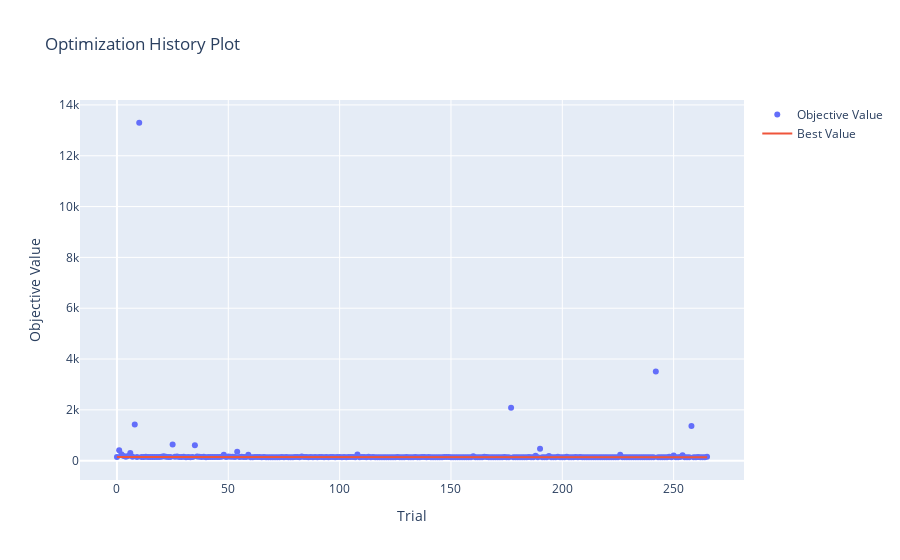

Here is the notebook cell this chart was saved with:
### Code cell
# Gráfico de historial de optimización
plot_optimization_history(study)

### Figure 1 — Plotly figure (JSON) as saved in the notebook; plotly's stock layout.template omitted (floating-point values rounded to 4 significant figures; data arrays with more than 128 entries replaced by an {"elided": "..."} marker saying what was removed)
{"data": [{"mode": "markers", "name": "Objective Value", "type": "scatter", "x": {"elided": "266 int values"}, "y": {"elided": "266 float values"}}, {"mode": "lines", "name": "Best Value", "type": "scatter", "x": {"elided": "266 int values"}, "y": {"elided": "266 float values"}}, {"marker": {"color": "#cccccc"}, "mode": "markers", "name": "Infeasible Trial", "showlegend": false, "type": "scatter", "x": [], "y": []}], "layout": {"title": {"text": "Optimization History Plot"}, "xaxis": {"title": {"text": "Trial"}}, "yaxis": {"title": {"text": "Objective Value"}}}}
